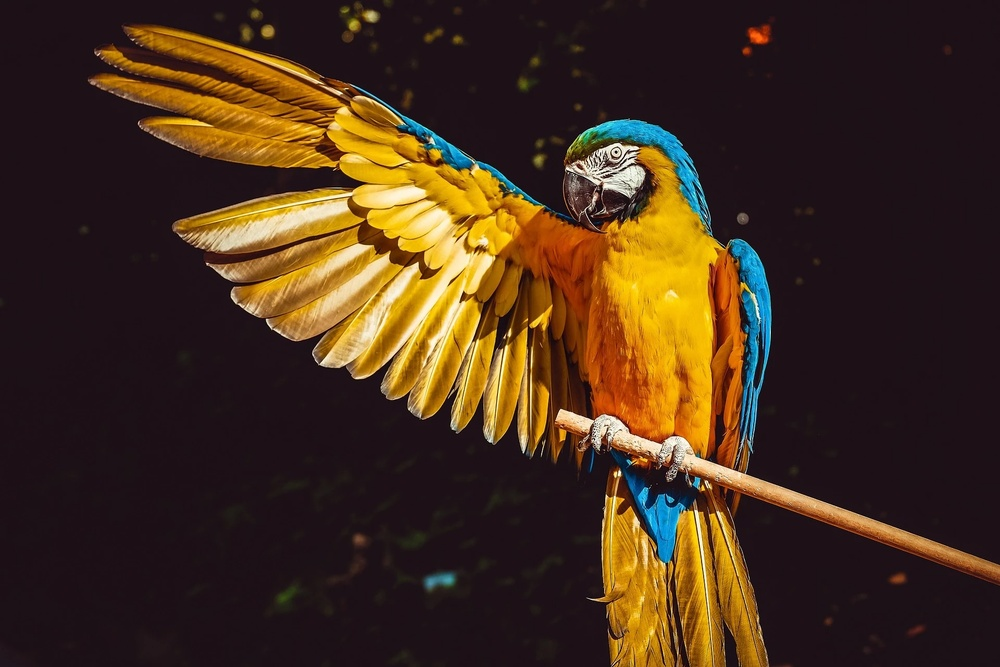
#> input picture bird.jpg, 1000 x 667 px, shrunk from 1920 x 1280 before the run
$ python 05_rotate.py
#> lines starting #> are read from the running program, lines starting #| are printed output that depends on the picture
'''
회전은 선형변환 중 하나에 포함되며, 회전 변환 행렬을 통해 변환
회전 변환 행렬은 임의의 점을 중심으로 물체를 회전한다
회전변환 행렬의일부는 반사행렬과 같은 값을 지닐 수 있다
2차원 유클리드 공간에서의 회전은 크게 두가지로
좌표값을 회전시키는 회전행렬과 좌표축을 회전시키는 회전행렬
두 개가 있다
'''

import cv2

src = cv2.imread("bird.jpg", cv2.IMREAD_COLOR)
#> src is the input picture: shape (667, 1000, 3); mean B, G, R 29.1, 47.4, 69.6


height, width, channel = src.shape
#> height = 667; width = 1000; channel = 3
#이미지의 폭, 높이, 컬러값을 해당 변수에 저장

matrix = cv2.getRotationMatrix2D((width/2, height/2), 45, 1)
#.getRotationMatrix2D(Center, Angle, Scale)메서드
#회전행렬생성함수으로 회전 변환 행렬을 계산

#높이와 폭의 반은 이미지의 중심점이므로 이미지의 중심을 지정하고
#90도 회전
#이미지의 크기는 100% 유지

dst = cv2.warpAffine(src, matrix, (width, height))
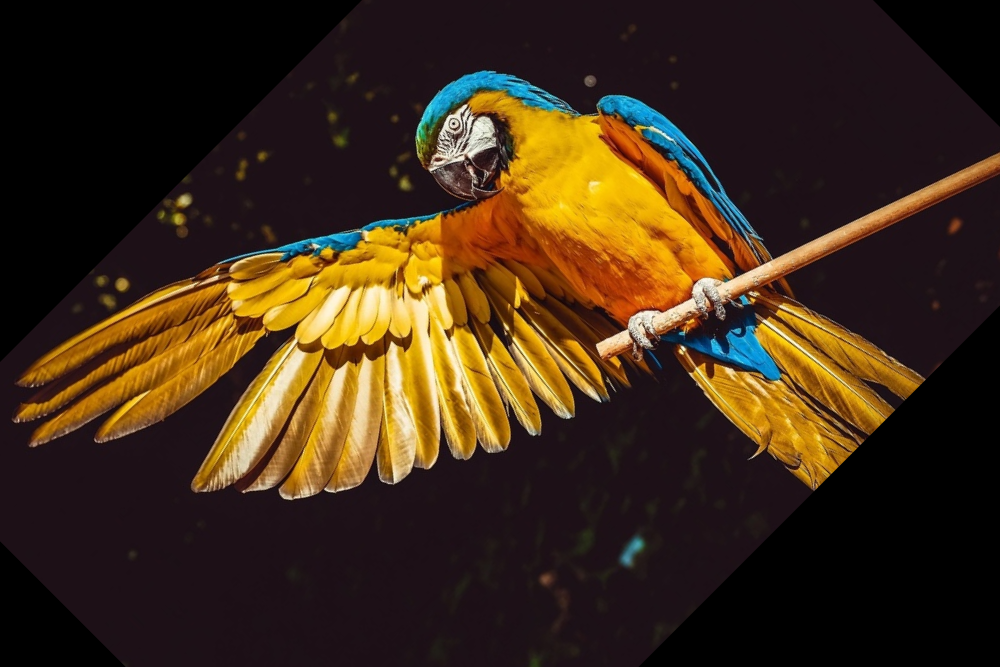
#> dst: shape (667, 1000, 3); mean B, G, R 24.1, 43.8, 63.1
#아핀 변환 함수으로 회전변환을 계산
#.wrapAffine(scr, M, dsize)메서드는 원본이미지(scr)에
#M(변환된 행렬)을 적용하고 이미지크기(dsize)를 적용하여
#입력 이미지를 변환한다

cv2.imshow("src", src)
cv2.imshow("dst", dst)
cv2.waitKey(10000)
cv2.destroyAllWindows()

$ run again, with coffee.jpg copied over bird.jpg
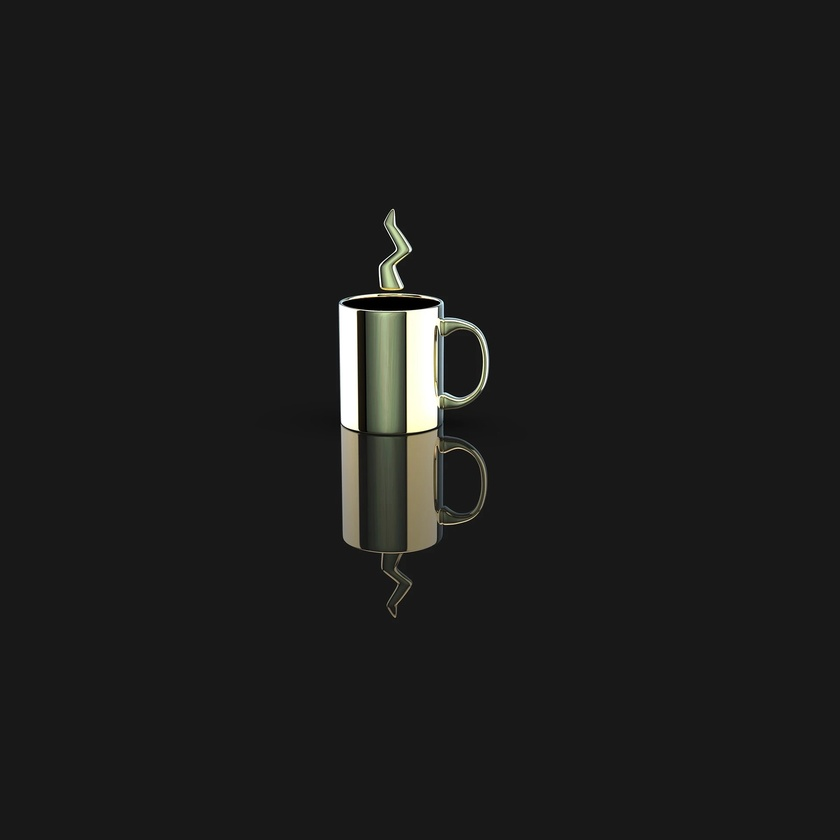
#> input picture coffee.jpg, 840 x 840 px, shrunk from 1920 x 1920 before the run
#> src is the input picture: shape (840, 840, 3); mean B, G, R 27.7, 28.5, 28.4
#> `dst = cv2.warpAffine(src, matrix, (width, height))`:
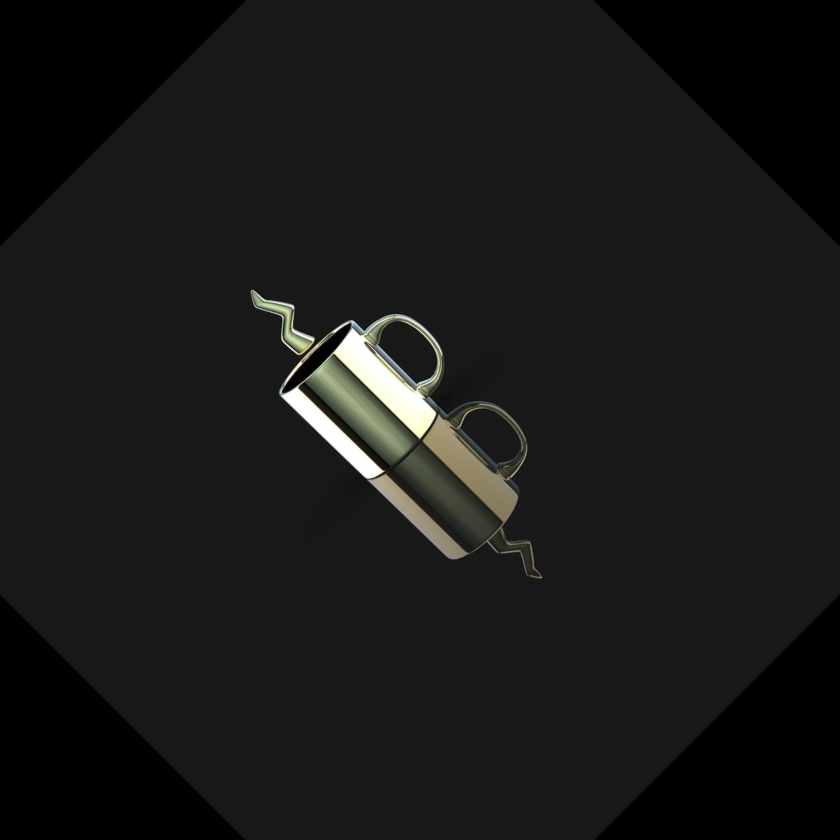
#> dst: shape (840, 840, 3); mean B, G, R 23.6, 24.3, 24.3
